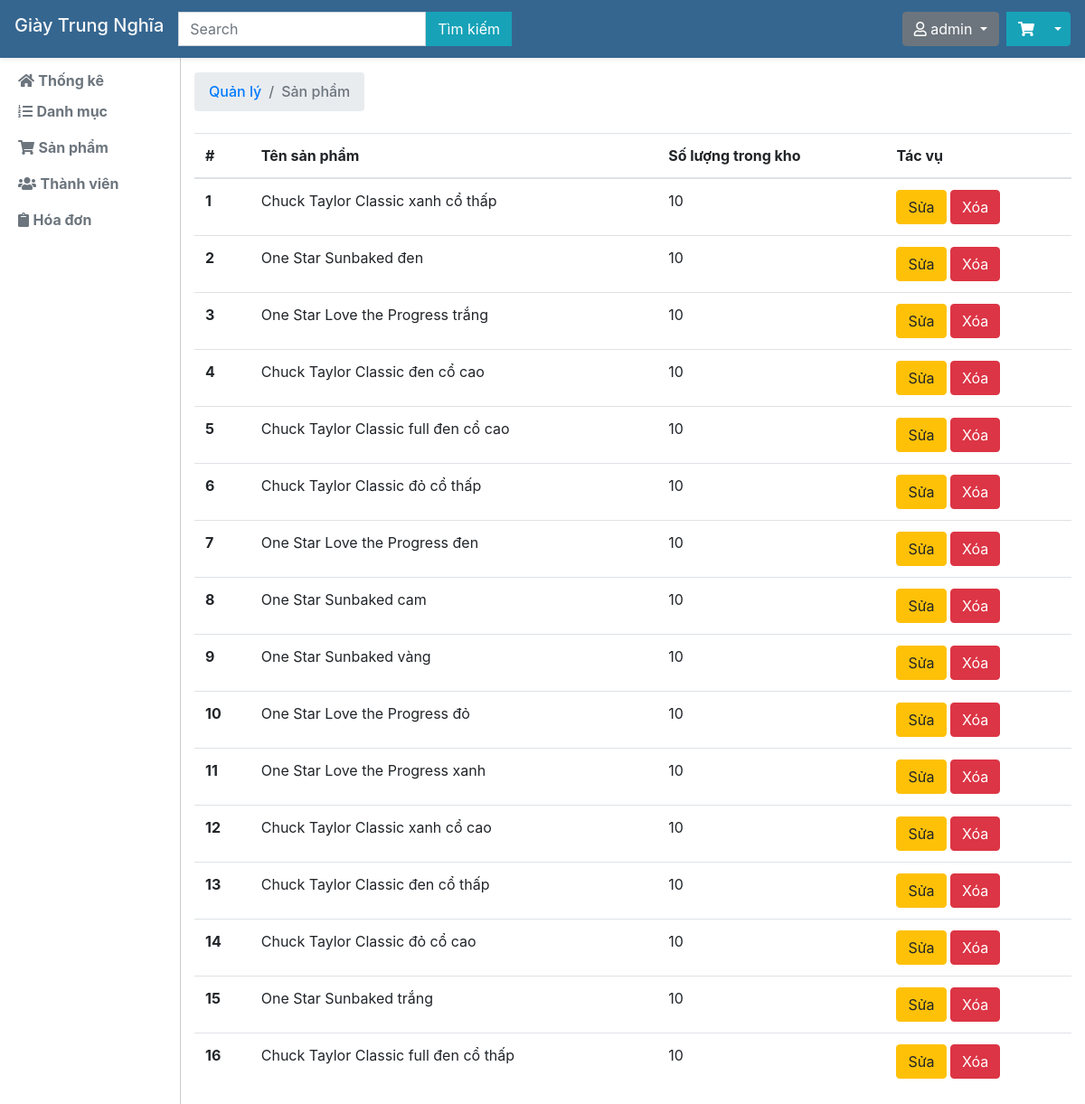
The app's page /quanly.php?task=qlsp (signed in) with its own data.
### tables this page shows
CREATE TABLE `sanpham` (
  `id_sanpham` int(10) NOT NULL,
  `ten` varchar(255) NOT NULL,
  `gia` varchar(255) NOT NULL,
  `mota` text NOT NULL,
  `anhdaidien` varchar(255) NOT NULL,
  `mausac` varchar(255) NOT NULL,
  `soluong` varchar(255) NOT NULL,
  `iddanhmuc` int(10) NOT NULL
);

### controller/quanly.php (called while the page is built, shortened)
<?php
class Controller
{
	protected $model;
	public function __construct(){
		require_once('./model/model.php');
		$this->model = new Model();
	}
	public function quanlysanpham(){
		$listsanpham = $this->model->getsSanPham(50);
		require_once('./view/quanlysanpham.php');
	}
}
 ?>

### model/model.php (called while the page is built, shortened)
<?php
class Model
{
	protected $host,$db,$user,$pass,$conn;
	public function __construct(){
		$this->host = 'localhost';
		$this->db = 'webgiay';
		$this->user = 'root';
		$this->pass = '';
		$this->conn = new mysqli($this->host,$this->user,$this->pass,$this->db);
		$this->conn->set_charset("utf8");
	}
	public function getsSanPham($limit=4){
		$sql = "SELECT * FROM sanpham ORDER BY RAND() LIMIT $limit";
		$result = $this->conn->query($sql);
		if($result->num_rows > 0){
			return $result;
		} else {
			return null;
		}
	}
}
 ?>

### view/quanlysanpham.php (the view)
<?php require_once('./view/header_quanly.php') ?>
<h6 class="sidebar-heading d-flex justify-content-between align-items-center mt-4 mb-2 text-success">
  <nav aria-label="breadcrumb">
      <ol class="breadcrumb">
        <li class="breadcrumb-item"><a href="quanly.php">Quản lý</a></li>
        <li class="breadcrumb-item active" aria-current="page">Sản phẩm</li>
      </ol>
    </nav>
</h6>
<div class="row">
    <div class="col-12">
        <table class="table table-hover">
            <thead>
                <tr>
                    <th scope="col">#</th>
                    <th scope="col">Tên sản phẩm</th>
                    <th scope="col">Số lượng trong kho</th>
                    <th scope="col">Tác vụ</th>
                </tr>
            </thead>
            <tbody>
            	<?php $i=1;while($sanpham = $listsanpham->fetch_assoc()){ ?>
                <tr>
                    <th scope="row"><?php echo $i;$i++ ?></th>
                    <td><?php echo $sanpham['ten'] ?></td>
                    <td>10</td>
                    <td>
                        <a href="quanly.php?task=ssp&id=<?php echo $sanpham['id_sanpham'] ?>" class="btn btn-warning">Sửa</a>
                        <a href="quanly.php?task=xsp&id=<?php echo $sanpham['id_sanpham'] ?>" class="btn btn-danger" onclick="return confirm('Bạn có chắc chắn muốn xóa?')">Xóa</a>
                    </td>
                </tr>
            	<?php } ?>
            </tbody>
        </table>
    </div>
</div>
<?php require_once('./view/footer_quanly.php') ?>

### view/header_quanly.php (style rules this page uses)
body { margin-top: 56px; }

### records on screen
sanpham: ten "Chuck Taylor Classic xanh cổ thấp"
sanpham: ten "One Star Sunbaked đen"
sanpham: ten "One Star Love the Progress trắng"
sanpham: ten "Chuck Taylor Classic đen cổ cao"
sanpham: ten "Chuck Taylor Classic full đen cổ cao"
sanpham: ten "Chuck Taylor Classic đỏ cổ thấp"
sanpham: ten "One Star Love the Progress đen"
sanpham: ten "One Star Sunbaked cam"
sanpham: ten "One Star Sunbaked vàng"
sanpham: ten "One Star Love the Progress đỏ"
sanpham: ten "One Star Love the Progress xanh"
sanpham: ten "Chuck Taylor Classic xanh cổ cao"
sanpham: ten "Chuck Taylor Classic đen cổ thấp"
sanpham: ten "Chuck Taylor Classic đỏ cổ cao"
sanpham: ten "One Star Sunbaked trắng"
sanpham: ten "Chuck Taylor Classic full đen cổ thấp"

### other values on screen
$_SESSION['user_data']['tendangnhap'] "admin"
